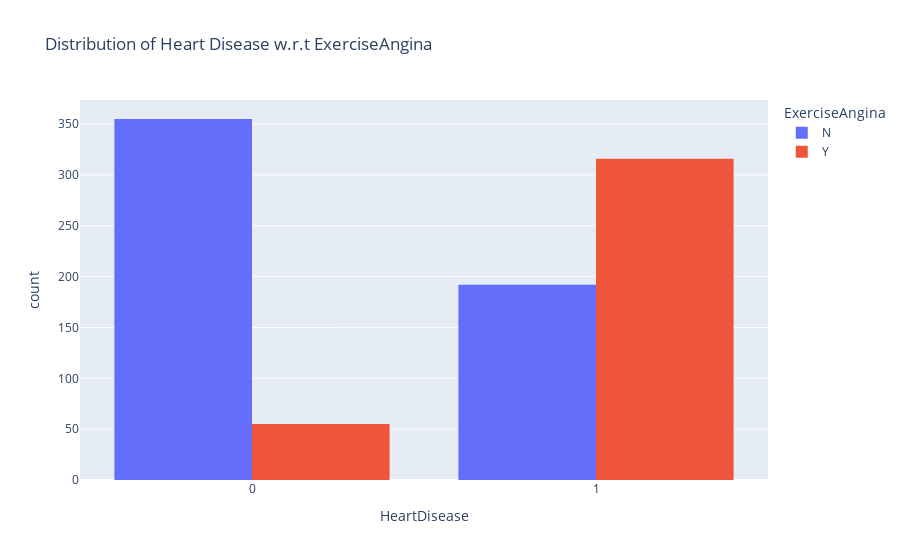

Notebook code cell kept with this figure:
### Code cell
## Distribution of Heart Disease w.r.t ExerciseAngina

fig = px.histogram(
    df,
    x = "HeartDisease",
    color = "ExerciseAngina",
    hover_data=df.columns,
    title="Distribution of Heart Disease w.r.t ExerciseAngina",
    barmode="group"
)

fig.show()

### Figure 1 — Plotly figure (JSON) as saved in the notebook; plotly's stock layout.template omitted (floating-point values rounded to 4 significant figures; data arrays with more than 128 entries replaced by an {"elided": "..."} marker saying what was removed)
{"data": [{"alignmentgroup": "True", "bingroup": "x", "hovertemplate": "ExerciseAngina=N<br>HeartDisease=%{x}<br>count=%{y}<extra></extra>", "legendgroup": "N", "marker": {"color": "#636efa", "pattern": {"shape": ""}}, "name": "N", "offsetgroup": "N", "orientation": "v", "showlegend": true, "type": "histogram", "x": {"elided": "547 int values"}, "xaxis": "x", "yaxis": "y"}, {"alignmentgroup": "True", "bingroup": "x", "hovertemplate": "ExerciseAngina=Y<br>HeartDisease=%{x}<br>count=%{y}<extra></extra>", "legendgroup": "Y", "marker": {"color": "#EF553B", "pattern": {"shape": ""}}, "name": "Y", "offsetgroup": "Y", "orientation": "v", "showlegend": true, "type": "histogram", "x": {"elided": "371 int values"}, "xaxis": "x", "yaxis": "y"}], "layout": {"barmode": "group", "legend": {"title": {"text": "ExerciseAngina"}, "tracegroupgap": 0}, "title": {"text": "Distribution of Heart Disease w.r.t ExerciseAngina"}, "xaxis": {"anchor": "y", "domain": [0, 1], "title": {"text": "HeartDisease"}}, "yaxis": {"anchor": "x", "domain": [0, 1], "title": {"text": "count"}}}}
